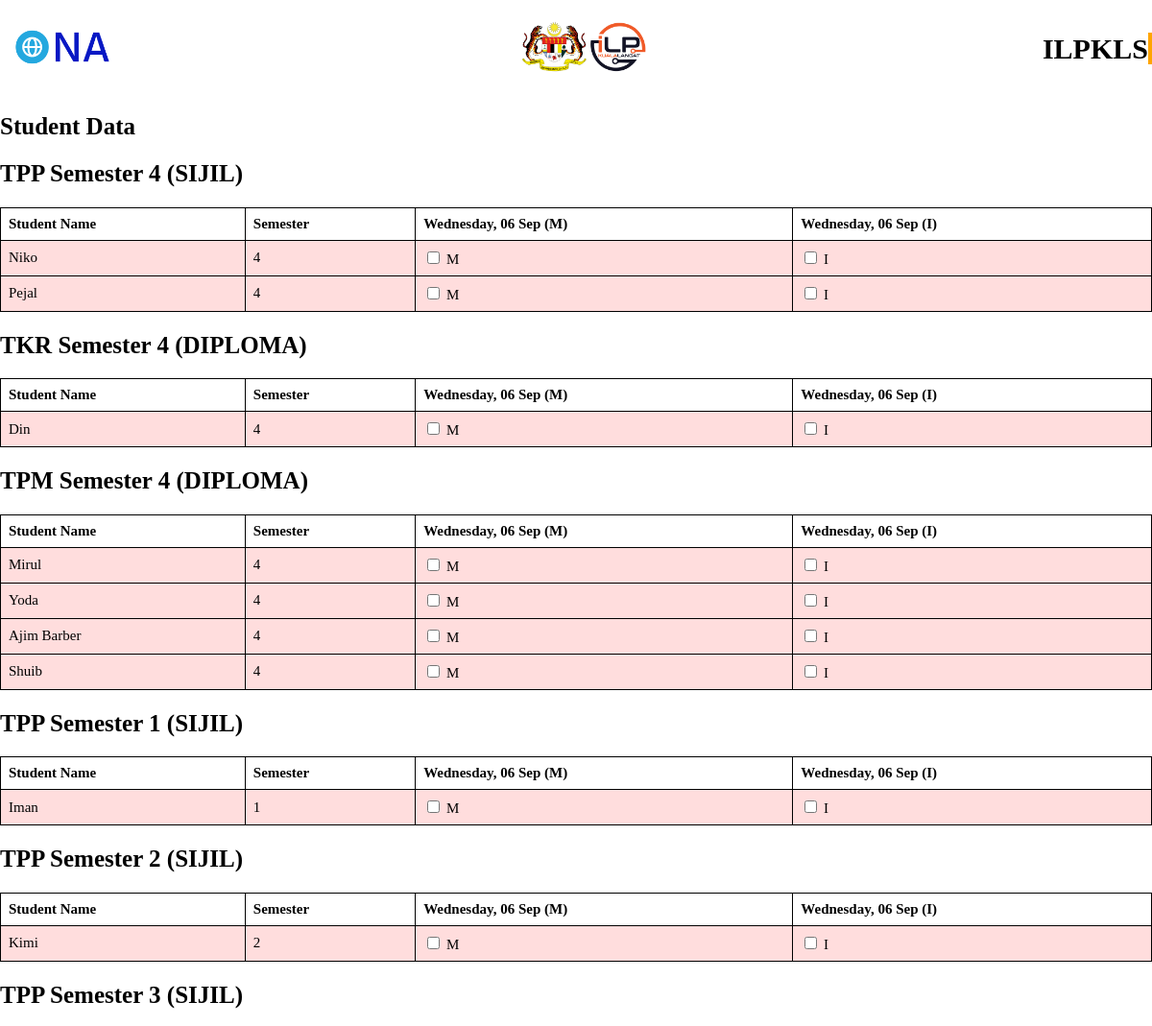
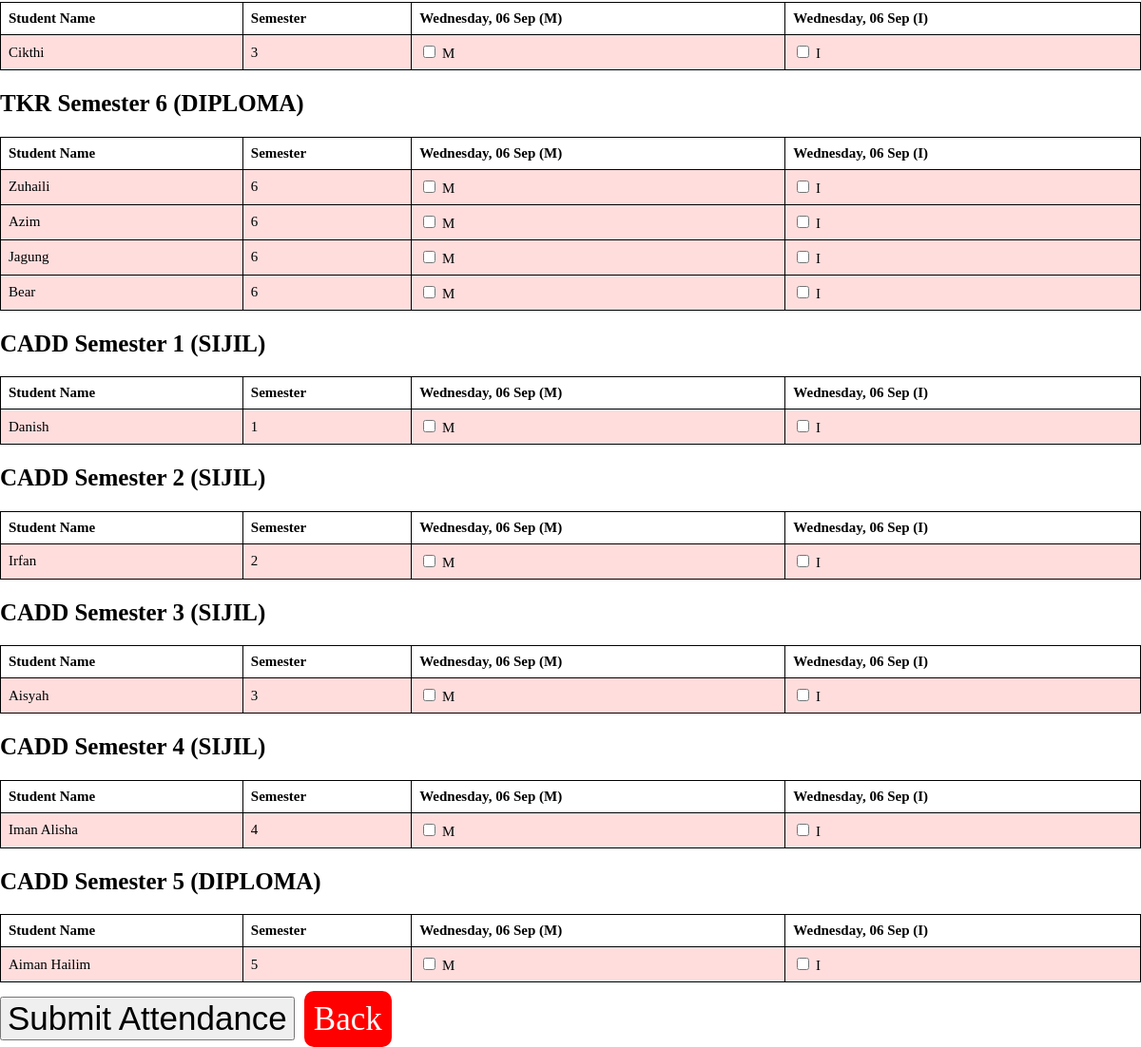
Page /attendance-form.php (signed in) on the committed database (2 pictures, top to bottom).
### tables this page shows
CREATE TABLE `users` (
  `id` int(11) NOT NULL,
  `nama` varchar(255) NOT NULL,
  `ndp` int(8) NOT NULL,
  `password` varchar(255) NOT NULL,
  `type` varchar(255) NOT NULL,
  `jawatan` varchar(255) NOT NULL,
  `course` varchar(255) NOT NULL,
  `level` varchar(255) NOT NULL,
  `semester` int(11) NOT NULL
);

### attendance-form.php (the view, shortened to what this page needs)
<?php
include "delete_old_attendance.php";
?>
<!DOCTYPE html>
<html>
<head>
</head>
<body>
<header class="navbar mt-0 py-3">
        <div class="logo-left">
            <a href="home.php">
                <img src="assets/img/na-logo.png" alt="Left Logo" height="auto" width="130px">
            </a>
        </div>
        <div class="logo-right">
            <a href="home.php">
                <img src="assets/img/jata-ilp.png" alt="Right Logo" height="auto" width="130px">
            </a>
        </div>
        <h1 class="mt-3 m-3 text-primary">
            <span class="typing-text">ILPKLS</span>
        </h1>
    </header>
    <h1>Student Data</h1>
    <?php
    $sql = "SELECT nama, course, semester, level FROM users WHERE type = 'student'";
    $result = $conn->query($sql);
    if ($result->num_rows > 0) {
        $courseSemesterData = array();
        while ($row = $result->fetch_assoc()) {
            $nama = $row['nama'];
            $course = $row['course'];
            $level = $row['level'];
            $semester = $row['semester'];
            $key = "$course Semester $semester ($level)";
            if (!isset($courseSemesterData[$key])) {
                $courseSemesterData[$key] = array();
            }
            $courseSemesterData[$key][$nama] = array(
                'nama' => $row['nama'],
                'semester' => $row['semester'],
                'attendance' => 0
            );
        }
        echo "<form method='POST' action='insert_attendance.php'>";
        function generateTable($courseSemester, $data) {
            echo "<h2>$courseSemester</h2>";
            echo "<table>";
            echo "<thead><tr>";
            echo "<th onclick='sortTable(\"$courseSemester\", 0)'>Student Name</th>";
            echo "<th onclick='sortTable(\"$courseSemester\", 1)'>Semester</th>";
            $currentDate = date("l, d M");
            echo "<th>$currentDate (M)</th>";
            echo "<th>$currentDate (I)</th>";
            echo "</tr></thead>";
            echo "<tbody>";
            foreach ($data as $nama => $studentData) {
                $highlightClass = ($studentData['attendance'] < 3) ? "highlight-red" : "";
                echo "<tr class='$highlightClass'>";
                echo "<td>" . $studentData['nama'] . "</td>";
                echo "<td>" . $studentData['semester'] . "</td>";
                $dateKey = date("Y-m-d");
                echo "<td><input type='checkbox' name='attendance[$courseSemester][$nama][$dateKey][M]'> M</td>";
                echo "<td><input type='checkbox' name='attendance[$courseSemester][$nama][$dateKey][I]'> I</td>";
                echo "</tr>";
            }
            echo "</tbody></table>";
        }
        foreach ($courseSemesterData as $courseSemester => $data) {
            generateTable($courseSemester, $data);
        }
        echo "<input style='font-size: 35px; margin-top: 15px;' type='submit' name='submit' value='Submit Attendance'>";
        echo "<a href='home.php' class='back-button' style='font-size: 35px; margin-top: 15px; background-color: red; color: white; margin-left: 10px; text-decoration: none; padding: 10px; border-radius:10px;'>Back</a>";
        echo "</form>";
    } else {
        echo "No data found in the database.";
    }
    ?>
</body>
</html>

### attendance-form.php (style rules this page uses)
.navbar { display: flex; justify-content: space-between; align-items: center; background: white; }
.logo-left { width: 130px; height: auto; }
.logo-right { width: 130px; height: auto; text-align: center; }
.typing-text { font-size: 2rem; margin: 0; padding: 0; white-space: nowrap; overflow: hidden; border-right: .15em solid orange; width: 0; animation: typing 2s steps(9) forwards; }
h1,h2 { font-size: 25px; }
body, html { margin: 0; padding: 0; font-size: 15px; }
table { margin: 0; width: 100%; max-width: 100%; border-collapse: collapse; }
table, th, td { border: 1px solid black; }
th, td { padding: 8px; text-align: left; }
.highlight-red { background-color: #FFDDDD; }

### rows in the picture
users: nama "Niko", semester "4"
users: nama "Pejal", semester "4"
users: nama "Din", semester "4"
users: nama "Mirul", semester "4"
users: nama "Yoda", semester "4"
users: nama "Ajim Barber", semester "4"
users: nama "Shuib", semester "4"
users: nama "Iman", semester "1"
users: nama "Kimi", semester "2"
users: nama "Cikthi", semester "3"
users: nama "Zuhaili", semester "6"
users: nama "Azim", semester "6"
users: nama "Jagung", semester "6"
users: nama "Bear", semester "6"
users: nama "Danish", semester "1"
users: nama "Irfan", semester "2"
users: nama "Aisyah", semester "3"
users: nama "Iman Alisha", semester "4"
users: nama "Aiman Hailim", semester "5"

### other values in the picture
$courseSemester "TPP Semester 4 (SIJIL)"
$courseSemester "TKR Semester 4 (DIPLOMA)"
$courseSemester "TPM Semester 4 (DIPLOMA)"
$courseSemester "TPP Semester 1 (SIJIL)"
$courseSemester "TPP Semester 2 (SIJIL)"
$courseSemester "TPP Semester 3 (SIJIL)"
$courseSemester "TKR Semester 6 (DIPLOMA)"
$courseSemester "CADD Semester 1 (SIJIL)"
$courseSemester "CADD Semester 2 (SIJIL)"
$courseSemester "CADD Semester 3 (SIJIL)"
$courseSemester "CADD Semester 4 (SIJIL)"
$courseSemester "CADD Semester 5 (DIPLOMA)"
